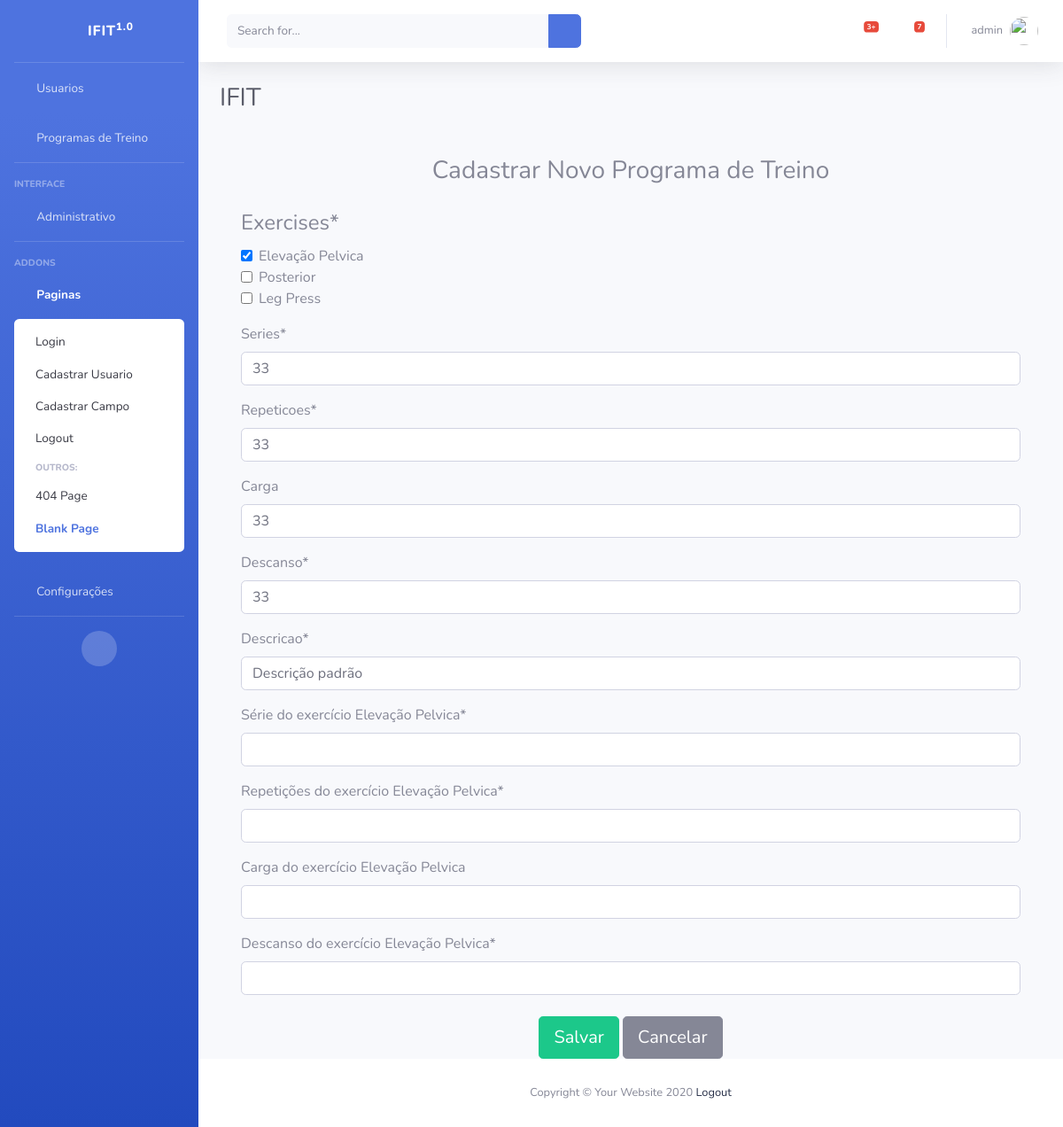
Page /editar/training-exercicio/11/ (signed in) on the earlier database version.
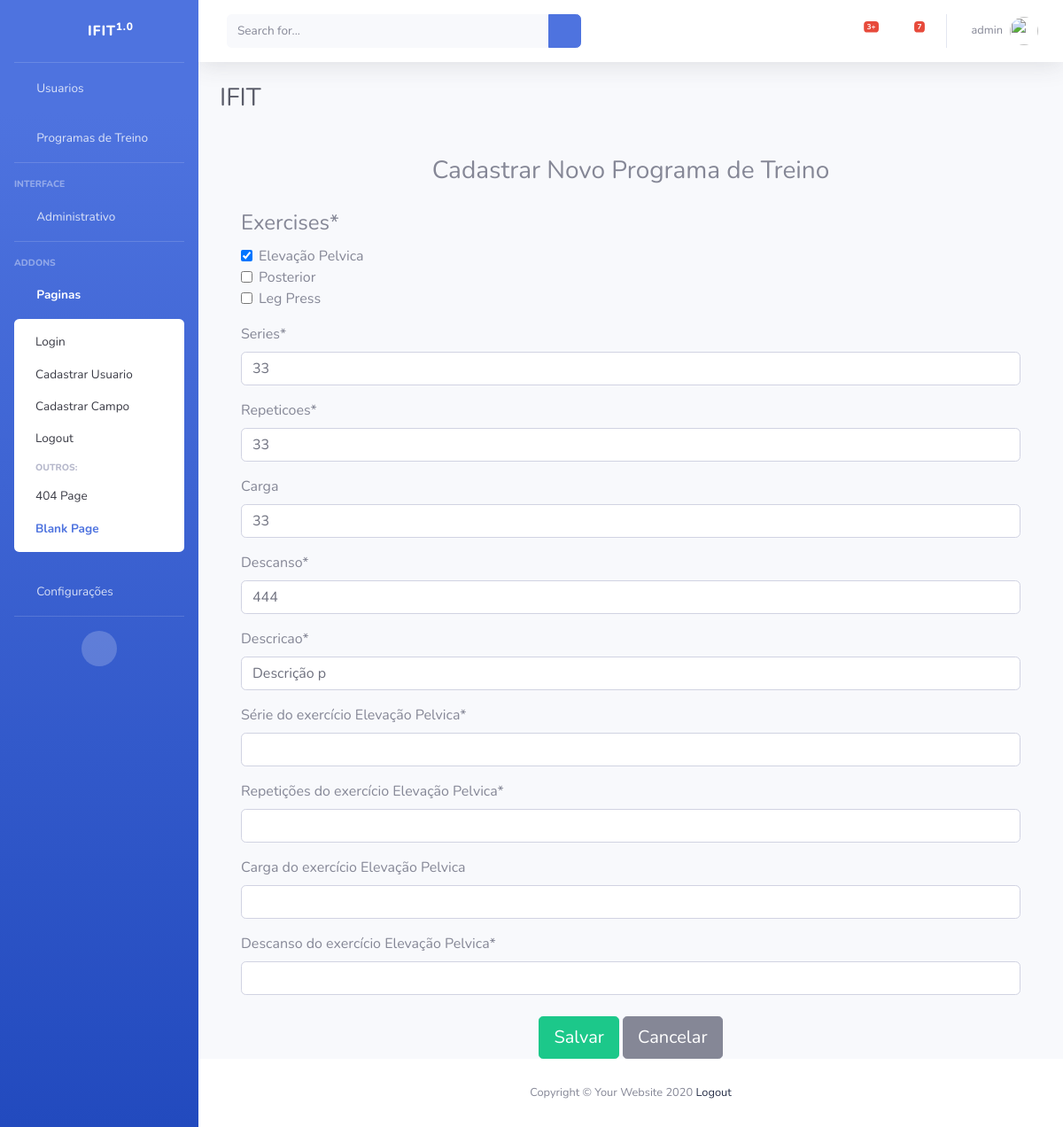
Same page on the later database version.
### cadastros/models.py (models this page shows, shortened)
class TrainingExercicio(models.Model):
    exercises = models.ManyToManyField(Exercicio)
    series = models.IntegerField()
    repeticoes = models.IntegerField()
    carga = models.CharField(max_length=50, blank=True, null=True)
    descanso = models.IntegerField()  # em segundos
    descricao = models.CharField(max_length=100, default='Descrição padrão')
    usuario = models.ForeignKey(User, on_delete=models.CASCADE)

### cadastros/views.py (the view)
# urls.py: path('editar/training-exercicio/<int:pk>/', TrainingExercicioUpdate.as_view(), name='editar-training-exercicio'),
class TrainingExercicioUpdate(GroupRequiredMixin, LoginRequiredMixin, UpdateView):
    login_url = reverse_lazy('login')
    group_required = u"Administrador"
    model = TrainingExercicio
    form_class = TrainingExercicioForm
    template_name = 'cadastros/form_training_exercicio.html'
    success_url = reverse_lazy('listar-training-exercicios')
    def dispatch(self, request, *args, **kwargs):
        if not request.user.is_staff:
            return HttpResponseForbidden("Você não tem permissão para editar este registro.")
        return super().dispatch(request, *args, **kwargs)
    def get_object(self, queryset=None):
        return TrainingExercicio.objects.get(pk=self.kwargs['pk'])

### cadastros/forms.py
class TrainingExercicioForm(forms.ModelForm):
    class Meta:
        model = TrainingExercicio
        fields = ['exercises', 'series', 'repeticoes', 'carga', 'descanso', 'descricao']
    exercises = forms.ModelMultipleChoiceField(
        queryset=Exercicio.objects.all(),
        widget=forms.CheckboxSelectMultiple,
        required=True
    )
    def __init__(self, *args, **kwargs):
        super().__init__(*args, **kwargs)
        if self.instance.pk:
            exercises = self.instance.exercises.all()
            for i, exercise in enumerate(exercises):
                self.fields[f'series_{i}'] = forms.IntegerField(label=f'Série do exercício {exercise.exercicio}')
                self.fields[f'repeticoes_{i}'] = forms.IntegerField(label=f'Repetições do exercício {exercise.exercicio}')
                self.fields[f'carga_{i}'] = forms.CharField(label=f'Carga do exercício {exercise.exercicio}', required=False)
                self.fields[f'descanso_{i}'] = forms.IntegerField(label=f'Descanso do exercício {exercise.exercicio}')

### cadastros/models.py (called while the page is built)
    def __str__(self):
        return self.exercicio

### cadastros/templates/cadastros/form_training_exercicio.html (shortened to what this page needs)
{% extends 'paginas/index.html' %}
{% load static %}
{% load crispy_forms_tags %}
{% block conteudo %}
<div class="container mt-5">
    <h3 class="text-center mb-4">Cadastrar Novo Programa de Treino</h3>
    <form method="post">
        {{ form|crispy }}
        <div class="text-center mt-4">
            <button type="submit" class="btn btn-success btn-lg">Salvar</button>
            <a href="{% url 'listar-training-exercicios' %}" class="btn btn-secondary btn-lg">Cancelar</a>
        </div>
    </form>
</div>
{% endblock %}

Differences in the rows shown:
changed TrainingExercicio: descanso "33" → "444"; descricao "Descrição padrão" → "Descrição p"
